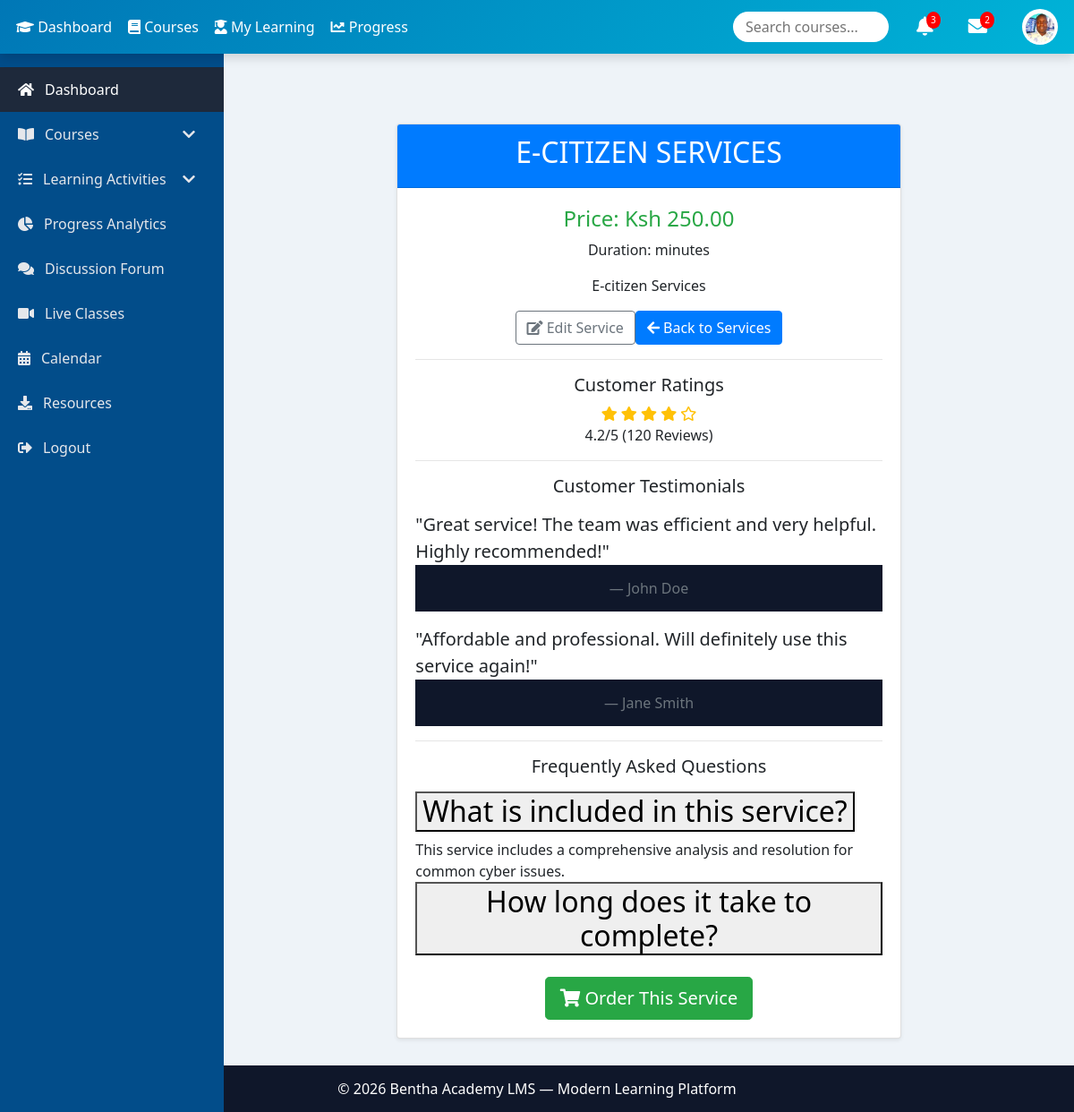
The page /cyber_service_detail/1/ (signed in) on the database its author committed.
### commerce_app/models.py (models this page shows, shortened)
class UserProfile(models.Model):
    user = models.OneToOneField(User, on_delete=models.CASCADE)
    full_name = models.CharField(max_length=100)
    profile_picture = models.ImageField(upload_to='profile_pictures/', blank=True, null=True)
    bio = models.TextField(blank=True, null=True)
    phone_number = models.CharField(max_length=20, blank=True, null=True)
    email = models.EmailField(blank=True, null=True)
    location = models.CharField(max_length=100, blank=True, null=True)
    website = models.URLField(blank=True, null=True)
    date_of_birth = models.DateField(blank=True, null=True)

class Cyber_Service(models.Model):
    name = models.CharField(max_length=100, null=True, blank=True)
    description = models.TextField(null=True, blank=True)
    image = models.ImageField(upload_to='services/', blank=True, null=True)
    category = models.CharField(max_length=50, null=True, blank=True)
    is_active = models.BooleanField(default=True, null=True, blank=True)
    price = models.DecimalField(max_digits=10, decimal_places=2, null=True, blank=True)

### commerce_app/views.py (the view)
# urls.py: path('cyber_service_detail/<int:pk>/', cyber_service_detail, name='cyber_service_detail'),
def cyber_service_detail(request, pk):
    user_profile = UserProfile.objects.get(user=request.user)  # Fetch the user's profile
    service = get_object_or_404(Cyber_Service, pk=pk)
    return render(request, 'cyber_service_detail.html', {'service': service, 'user_profile': user_profile})

### commerce_app/templates/cyber_service_detail.html (shortened to what this page needs)
{% extends "master.html" %}
{% block content %}
<div class="container mt-5">
    <div class="row justify-content-center">
        <div class="col-lg-8 col-md-10 col-sm-12">
            <div class="card shadow-sm">
                <div class="card-header bg-primary text-white text-center">
                    <h2>{{ service.name }}</h2>
                </div>
                <div class="card-body">
                    <div class="text-center">
                        <h4 class="text-success">Price: Ksh {{ service.price }}</h4>
                        <p>Duration: {{ service.duration }} minutes</p>
                        <p>{{ service.description }}</p>
                    </div>
                    <div class="d-flex justify-content-center my-3">
                        <a href="{% url 'cyber_service_edit' service.pk %}" class="btn btn-outline-secondary me-2">
                            <i class="fas fa-edit"></i> Edit Service
                        </a>
                        <a href="{% url 'cyber_service_list' %}" class="btn btn-primary">
                            <i class="fas fa-arrow-left"></i> Back to Services
                        </a>
                    </div>
                    <hr>
                    <h5 class="text-center">Customer Ratings</h5>
                    <div class="text-center">
                        <div class="mb-3">
                            <span class="text-warning">
                                <i class="fas fa-star"></i>
                                <i class="fas fa-star"></i>
                                <i class="fas fa-star"></i>
                                <i class="fas fa-star"></i>
                                <i class="far fa-star"></i>
                            </span>
                            <p>4.2/5 (120 Reviews)</p>
                        </div>
                    </div>
                    <hr>
                    <h5 class="text-center">Customer Testimonials</h5>
                    <div class="testimonials my-3">
                        <blockquote class="blockquote">
                            <p class="mb-0">"Great service! The team was efficient and very helpful. Highly recommended!"</p>
                            <footer class="blockquote-footer">John Doe</footer>
                        </blockquote>
                        <blockquote class="blockquote">
                            <p class="mb-0">"Affordable and professional. Will definitely use this service again!"</p>
                            <footer class="blockquote-footer">Jane Smith</footer>
                        </blockquote>
                    </div>
                    <hr>
                    <h5 class="text-center">Frequently Asked Questions</h5>
                    <div id="faq" class="accordion my-3">
                        <div class="accordion-item">
                            <h2 class="accordion-header" id="faq1">
                                <button class="accordion-button" type="button" data-bs-toggle="collapse" data-bs-target="#collapse1" aria-expanded="true" aria-controls="collapse1">
                                    What is included in this service?
                                </button>
                            </h2>
                            <div id="collapse1" class="accordion-collapse collapse show" aria-labelledby="faq1">
                                <div class="accordion-body">
                                    This service includes a comprehensive analysis and resolution for common cyber issues.
                                </div>
                            </div>
                        </div>
                        <div class="accordion-item">
                            <h2 class="accordion-header" id="faq2">
                                <button class="accordion-button collapsed" type="button" data-bs-toggle="collapse" data-bs-target="#collapse2" aria-expanded="false" aria-controls="collapse2">
                                    How long does it take to complete?
                                </button>
                            </h2>
                        </div>
                    </div>
                    <div class="text-center mt-4">
                        <a href="{% url 'cyber_service_order' service.pk %}" class="btn btn-lg btn-success">
                            <i class="fas fa-shopping-cart"></i> Order This Service
                        </a>
                    </div>
                </div>
            </div>
        </div>
    </div>
</div>
{% endblock %}

### commerce_app/templates/master.html (shortened to what this page needs)
{% load static %}
<!DOCTYPE html>
<html lang="en">
<head>
<link rel="stylesheet" href="https://stackpath.bootstrapcdn.com/bootstrap/4.5.2/css/bootstrap.min.css">
<link rel="stylesheet" href="https://cdnjs.cloudflare.com/ajax/libs/font-awesome/5.15.4/css/all.min.css">
</head>
<body>
<div class="topnav" id="topnav">
<div class="nav-left">
<a href="{% url 'dashboard' %}"><i class="fas fa-graduation-cap"></i> Dashboard</a>
<a href="#"><i class="fas fa-book"></i> Courses</a>
<a href="#"><i class="fas fa-user-graduate"></i> My Learning</a>
<a href="#"><i class="fas fa-chart-line"></i> Progress</a>
</div>
<div class="nav-right">
<div class="search-box mr-3">
<input type="text" placeholder="Search courses...">
</div>
<div class="mr-4 position-relative">
<i class="fas fa-bell fa-lg"></i>
<span class="badge-notify">3</span>
</div>
<div class="mr-4 position-relative">
<i class="fas fa-envelope fa-lg"></i>
<span class="badge-notify">2</span>
</div>
<div class="profile-picture" onclick="toggleProfile()">
<img src="{% if user_profile and user_profile.profile_picture %}{{ user_profile.profile_picture.url }}{% else %}{% static 'images/default_image.png' %}{% endif %}" class="profile-img">
</div>
</div>
</div>
<nav class="sidenav" id="sidenav">
<ul class="nav flex-column">
<li><a class="nav-link active" href="{% url 'dashboard' %}"><i class="fas fa-home"></i> Dashboard</a></li>
<li class="has-submenu">
<a class="nav-link"><i class="fas fa-book-open"></i> Courses <i class="fas fa-chevron-down ml-auto"></i></a>
</li>
<li class="has-submenu">
<a class="nav-link"><i class="fas fa-tasks"></i> Learning Activities <i class="fas fa-chevron-down ml-auto"></i></a>
</li>
<li><a class="nav-link" href="#"><i class="fas fa-chart-pie"></i> Progress Analytics</a></li>
<li><a class="nav-link" href="#"><i class="fas fa-comments"></i> Discussion Forum</a></li>
<li><a class="nav-link" href="#"><i class="fas fa-video"></i> Live Classes</a></li>
<li><a class="nav-link" href="#"><i class="fas fa-calendar-alt"></i> Calendar</a></li>
<li><a class="nav-link" href="#"><i class="fas fa-download"></i> Resources</a></li>
<li><a class="nav-link" href="{% url 'logout' %}"><i class="fas fa-sign-out-alt"></i> Logout</a></li>
</ul>
</nav>
<main class="content">
{% block content %}{% endblock %}
</main>
<footer>© 2026 Bentha Academy LMS — Modern Learning Platform</footer>
</body>
</html>

### commerce_app/templates/master.html (style rules this page uses)
body, html { margin:0;font-family:'Segoe UI',sans-serif;background:#eef3f8 }
.topnav { position:fixed;top:0;width:100%; background:linear-gradient(135deg,#0077b6,#00b4d8); color:white;z-index:1001; display:flex;align-items:center; padding:10px 18px;box-shadow:0 4px 12px rgba(0,0,0,.15); flex-wrap:wrap; }
.topnav a { color:white;text-decoration:none;margin-right:18px;font-weight:500 }
.nav-left { display:flex;align-items:center;flex-wrap:wrap }
.nav-right { margin-left:auto;display:flex;align-items:center;gap:15px;flex-wrap:wrap }
.search-box { background:white;border-radius:20px;padding:4px 12px }
.search-box input { border:none;outline:none;width:150px }
.badge-notify { position:absolute;top:-5px;right:-8px; background:red;color:white;font-size:10px; border-radius:50%;padding:2px 5px; }
.profile-picture { width:40px;height:40px;border-radius:50%; overflow:hidden;cursor:pointer;flex-shrink:0; }
.profile-img { width:100%;height:100%;object-fit:cover }
.sidenav { position:fixed;top:60px;left:0;width:250px; height:calc(100% - 60px);background:#024d8a; color:white;overflow-y:auto;transition:.3s;padding-top:15px; z-index:1000; }
.sidenav .nav-link { padding:13px 20px;color:#e5e7eb; display:flex;align-items:center;font-weight:500; }
.sidenav .nav-link i { margin-right:12px }
.sidenav .nav-link:hover, .sidenav .nav-link.active { background:#1e293b;color:white }
.content { margin-left:250px;margin-top:60px;padding:30px; min-height:calc(100vh - 60px);background:#eef3f8; }
footer { background:#0f172a;color:white;text-align:center;padding:14px }

### rows shown on the page
UserProfile: profile_picture (picture)
Cyber_Service: name "E-CITIZEN SERVICES", price "250.00", description "E-citizen Services"
